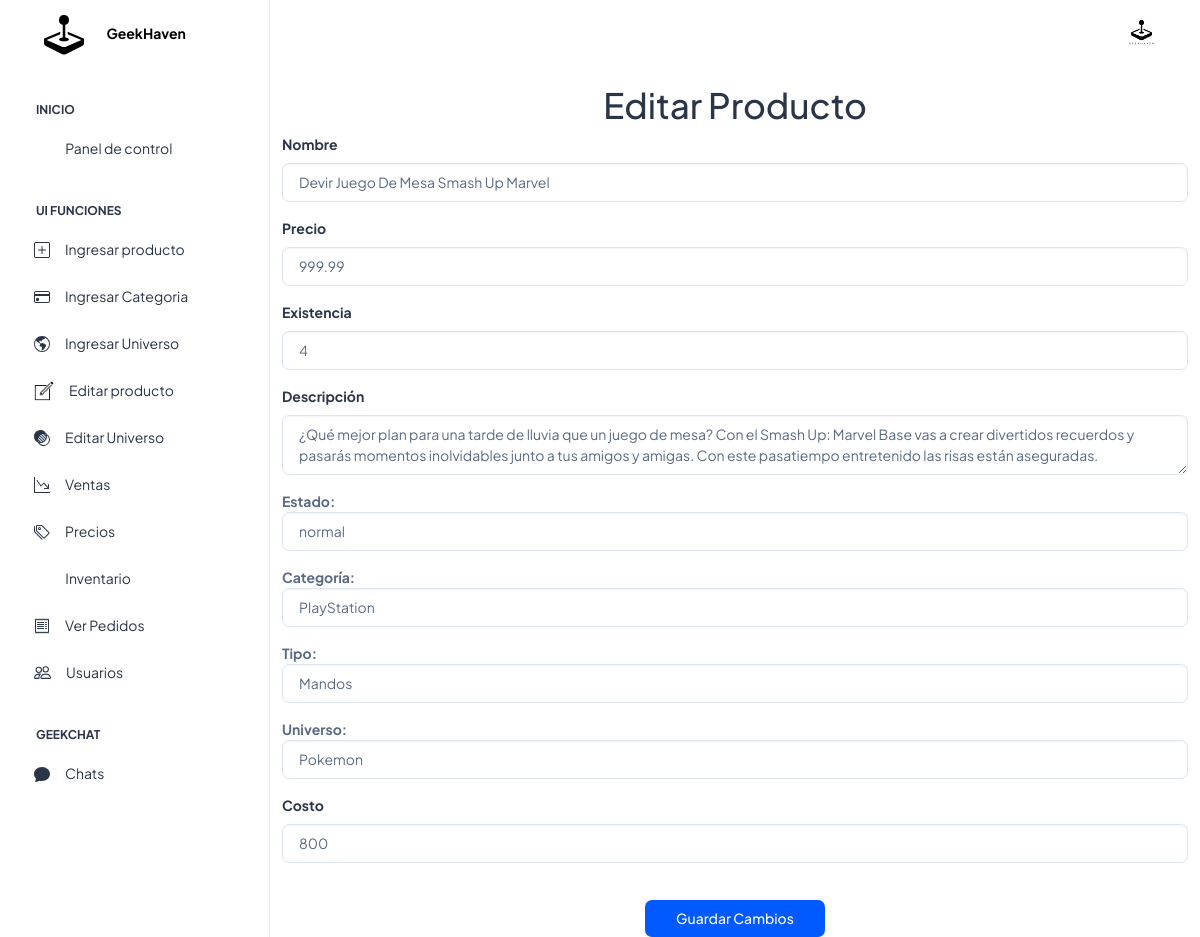
Page /src/views/admin/html/editproducto.php?id=3 on the committed database.
### tables this page shows
CREATE TABLE `usuarios` (
  `id_usuario` int(11) NOT NULL,
  `telefono` varchar(10) DEFAULT NULL,
  `contrasena` varchar(1000) DEFAULT NULL,
  `id_persona` int(11) DEFAULT NULL,
  `codigo_reset_passwd` int(11) DEFAULT NULL,
  `estado` int(11) DEFAULT NULL,
  `tipo_usuario` int(11) DEFAULT NULL,
  `reputacion` int(11) DEFAULT NULL,
  `imagen` varchar(1000) DEFAULT NULL
);

CREATE TABLE `productos` (
  `id_producto` int(11) NOT NULL,
  `nom_producto` varchar(100) DEFAULT NULL,
  `precio` double DEFAULT NULL,
  `descripcion` varchar(500) DEFAULT NULL,
  `existencia` int(11) DEFAULT NULL,
  `estado` varchar(50) DEFAULT NULL,
  `id_cat` int(11) DEFAULT NULL,
  `tipo_id` int(11) DEFAULT NULL,
  `universo_id` int(11) DEFAULT NULL,
  `fecha` timestamp NOT NULL DEFAULT current_timestamp() ON UPDATE current_timestamp(),
  `precio_base` float DEFAULT NULL
);

### src/data/Database.php (called while the page is built, shortened)
<?php
class Database
{
    private $servername = "localhost";
    private $username = "root";
    private $password = "";
    private $dbname = "geekhaven";
    private $conn;
    public function __construct()
    {
        try {
            $this->conn = new PDO("mysql:host=$this->servername;dbname=$this->dbname", $this->username, $this->password);
            $this->conn->setAttribute(PDO::ATTR_ERRMODE, PDO::ERRMODE_EXCEPTION);
            $this->conn->exec("set names utf8");
        } catch (PDOException $e) {
            echo "Error en la conexión: " . $e->getMessage();
        }
    }
    public function ejecutarConsulta($sql, $params = [])
    {
        try {
            $stmt = $this->conn->prepare($sql);
            $stmt->execute($params);
            return $stmt;
        } catch (PDOException $e) {
            echo "Error en la consulta: " . $e->getMessage();
            return null;
        }
    }
    public function seleccionarDatos($sql, $params = [])
    {
        $stmt = $this->ejecutarConsulta($sql, $params);
        if ($stmt) {
            return $stmt->fetchAll(PDO::FETCH_ASSOC);
        } else {
            return null;
        }
    }
}
?>

### src/views/admin/html/editproducto.php (the view, shortened to what this page needs)
<?php
    $db = new Database;
        if(isset($_SESSION['id_producto'])){
        $productoQry="SELECT * from productos where productos.id_producto=$_SESSION[id_producto]";
        $producto=$db->seleccionarDatos($productoQry);
        foreach($producto as $res){
            $prd_nom = $res['nom_producto'];
            $prd_precio = $res['precio'];
            $prd_desc = $res['descripcion'];
            $prd_exist = $res['existencia'];
            $prd_costo = $res['precio_base'];
        }
        }
?>
<!doctype html>
<html lang="en">
<head>
  <link rel="stylesheet" href="../assets/css/styles.min.css" />
</head>
<body>
<?php include('navbar.php') ?>
<br><br><br><br>
<h1 align="center">Editar Producto</h1>
<div class="container">
    <div class="row">
    <form action="editproducto.php" method="post" enctype="multipart/form-data">
        <div class="mb-3">
            <label for="nombre" class="form-label"><strong>Nombre</strong></label>
            <input type="text" name="nombre" id="nombre" value="<?php echo $prd_nom?>" class="form-control" placeholder="Escribe el nombre del producto aquí" required>
        </div>
        <div class="mb-3">
            <label for="precio" class="form-label"><strong>Precio</strong></label>
            <input type="number" name="precio" id="precio"  value="<?php echo $prd_precio?>" class="form-control" placeholder="Escribe el precio del producto aquí" required>
        </div>
        <div class="mb-3">
            <label for="existencia" class="form-label"><strong>Existencia</strong></label>
            <input type="text" name="existencia" id="existencia"   value="<?php echo $prd_exist?>" class="form-control" placeholder="Escribe la existencia del producto aquí" required>
        </div>
        <div class="mb-3">
            <label for="descripcion" class="form-label"><strong>Descripción</strong></label>
            <textarea name="descripcion" id="descripcion"  class="form-control" placeholder="Escribe una descripción del producto" required><?php echo $prd_desc?></textarea>
        </div>
        <div class="mb-3">
            <label for="estado"><strong>Estado:</strong></label>
            <select id="estado" name="estado" class="form-control">
            <?php
               $sql = "SELECT DISTINCT estado FROM productos WHERE estado = 'normal' OR estado = 'oferta'";
               $estados = $db->seleccionarDatos($sql);
               foreach ($estados as $estado) {
               echo '<option value="' . $estado['estado'] . '">' . $estado['estado'] . '</option>';
               }
            ?>
            </select>
        </div>
        <div class="mb-3">
            <label for="categoria"><strong>Categoría:</strong></label>
            <select id="categoria" name="categoria" class="form-control" required>
            <?php
               $sql = "SELECT id_cat,nom_cat from categorias";
               $categorias = $db->seleccionarDatos($sql);
               foreach ($categorias as $categorias) {
                echo '<option value="' . $categorias['id_cat'] . '">' . $categorias['nom_cat'] . '</option>';
            }
            ?>
            </select>
        </div>
        <div class="mb-3">
            <label for="universo"><strong>Tipo:</strong></label>
            <select id="universo" name="tipo" class="form-control" required>
            <?php
                $sql = "SELECT id_tipo,tipo from tipo";
                $tipos = $db->seleccionarDatos($sql);
                foreach ($tipos as $tipo) {
                echo '<option value="' . $tipo['id_tipo'] . '">' . $tipo['tipo'] . '</option>';
                }
            ?>
            </select>
        </div>
        <div class="mb-3">
            <label for="universo"><strong>Universo:</strong></label>
            <select id="universo" name="universo" class="form-control" required>
            <?php
                $sql = "SELECT id_universo,universo FROM universo";
                $universos = $db->seleccionarDatos($sql);
                foreach ($universos as $universo) {
                echo '<option value="' . $universo['id_universo'] . '">' . $universo['universo'] . '</option>';
                }
            ?>
            </select>
        </div>
        <div class="mb-3">
            <label for="precio_base" class="form-label"><strong>Costo</strong></label>
            <input type="number" name="costo" id="costo"  value="<?php echo $prd_costo?>" class="form-control" placeholder="Escribe el costo base del producto aquí" required>
        </div>
        <br>
                <center> <button type="submit" name="guardar_producto" class="btn" style="background: #005aff; padding-left:30px; padding-right:30px; color:white">Guardar Cambios</button></center>
        </div>
    </div>
</div>

### src/views/admin/html/navbar.php (shortened to what this page needs)
<?php
$sql="SELECT * FROM personas INNER JOIN usuarios on personas.id_persona=usuarios.id_persona WHERE usuarios.tipo_usuario=0 and usuarios.id_usuario=41";
$img_admin=$db->seleccionarDatos($sql);
foreach($img_admin as $img_admin){
$img_ad=$img_admin['imagen'];
}
?>
<div class="page-wrapper" id="main-wrapper" data-layout="vertical" data-navbarbg="skin6" data-sidebartype="full"
    data-sidebar-position="fixed" data-header-position="fixed">
    <aside class="left-sidebar" style="    background: #ffffffde; backdrop-filter: blur(70px);">
      <div>
        <div class="brand-logo d-flex align-items-center justify-content-between">
          <a href="/geekhaven/src/views/admin/index.php" class="text-nowrap logo-img">
            <b style="color: black;">GeekHaven</b>
          </a>
        </div>
        <nav class="sidebar-nav scroll-sidebar" data-simplebar="">
          <ul id="sidebarnav">
            <li class="nav-small-cap">
              <span class="hide-menu">Inicio</span>
            </li>
            <li class="sidebar-item">
              <a class="sidebar-link" href="/geekhaven/src/views/admin/index.php" aria-expanded="false">
                <span>
                  <i class="ti ti-layout-dashboard"></i>
                </span>
                <span class="hide-menu">Panel de control</span>
              </a>
            </li>
            <li class="nav-small-cap">
              <span class="hide-menu">UI Funciones</span>
            </li>
            <li class="sidebar-item">
              <a class="sidebar-link" href="/geekhaven/src/views/admin/html/agregar_producto.php" aria-expanded="false">
                <span>
                </span>
                <span class="hide-menu">Ingresar producto</span>
              </a>
            </li>
            <li class="sidebar-item">
              <a class="sidebar-link" href="/geekhaven/src/views/admin/html/agregarCategoria.php" aria-expanded="false">
                <span>
                </span>
                <span class="hide-menu">Ingresar Categoria</span>
              </a>
            </li>
            <li class="sidebar-item">
              <a class="sidebar-link" href="/geekhaven/src/views/admin/html/agregarUniverso.php" aria-expanded="false">
                <span>
                </span>
                <span class="hide-menu">Ingresar Universo</span>
              </a>
            </li>
            <li class="sidebar-item">
              <a class="sidebar-link" href="/geekhaven/src/views/admin/html/editar_producto.php" aria-expanded="false">
                <span>
                  <img style="width: 20px; height: 20px;">
                </span>
                <span class="hide-menu">Editar producto</span>
              </a>
            </li>
            <li class="sidebar-item">
              <a class="sidebar-link" href="/geekhaven/src/views/admin/html/editUniverso.php" aria-expanded="false">
                <span>
                </span>
                <span class="hide-menu">Editar Universo</span>
              </a>
            </li>
            <li class="sidebar-item">
              <a class="sidebar-link" href="html/ui-card.html" aria-expanded="false">
                <span>
                </span>
                <span class="hide-menu">Ventas</span>
              </a>
            </li>
            <li class="sidebar-item">
              <a class="sidebar-link" href="html/ui-card.html" aria-expanded="false">
                <span>
                </span>
                <span class="hide-menu">Precios</span>
              </a>
            </li>
            <li class="sidebar-item">
              <a class="sidebar-link" href="html/ui-forms.html" aria-expanded="false">
                <span>
                  <i class="ti ti-file-description"></i>
                </span>
                <span class="hide-menu">Inventario</span>
              </a>
            </li>
            <li class="sidebar-item">
              <a class="sidebar-link" href="/geekhaven/src/views/admin/html/listaPedidos.php" aria-expanded="false">
                <span>
                </span>
                <span class="hide-menu">Ver Pedidos</span>
              </a>
            </li>
            <li class="sidebar-item">
              <a class="sidebar-link" href="html/ui-typography.html" aria-expanded="false">
                <span>
                </span>
                <span class="hide-menu">Usuarios</span>
              </a>
            </li>
            <li class="nav-small-cap">
              <span class="hide-menu">GeekChat</span>
            </li>
            <li class="sidebar-item">
              <a class="sidebar-link" href="/geekhaven/templates/mensajeria/index.php" aria-expanded="false">
                <span>
                </span>
                <span class="hide-menu">Chats</span>
              </a>
            </li>
          </ul>
        </nav>
      </div>
    </aside>
    <div class="body-wrapper">
      <header class="app-header" style="    background: #ffffffde;backdrop-filter: blur(70px);">
        <nav class="navbar navbar-expand-lg navbar-light">
          <div class="navbar-collapse justify-content-end px-0" id="navbarNav">
            <ul class="navbar-nav flex-row ms-auto align-items-center justify-content-end">
              <li class="nav-item dropdown">
                <a class="nav-link nav-icon-hover" href="javascript:void(0)" id="drop2" data-bs-toggle="dropdown"
                  aria-expanded="false">
                  <img src="/geekhaven/src/views/admin/html/img_profile/<?php echo $img_ad;?>" alt="" width="35" height="35" class="rounded-circle">
                </a>
              </li>
            </ul>
          </div>
        </nav>
      </header>

### rows in the picture
usuarios: imagen (picture)
productos: nombre "Devir Juego De Mesa Smash Up Marvel", precio "999.99", existencia "4", descripcion "¿Qué mejor plan para una tarde de lluvia que un juego de mesa? Con el Smash Up: Marvel Base vas a crear divertidos recuerdos y pasarás momentos inolvidables junto a tus amigos y amigas. Con este pasatiempo entretenido las risas están aseguradas.", costo "800"

### other values in the picture
form field estado "normal"
form field categoria "PlayStation"
form field tipo "Mandos"
form field universo "Pokemon"
